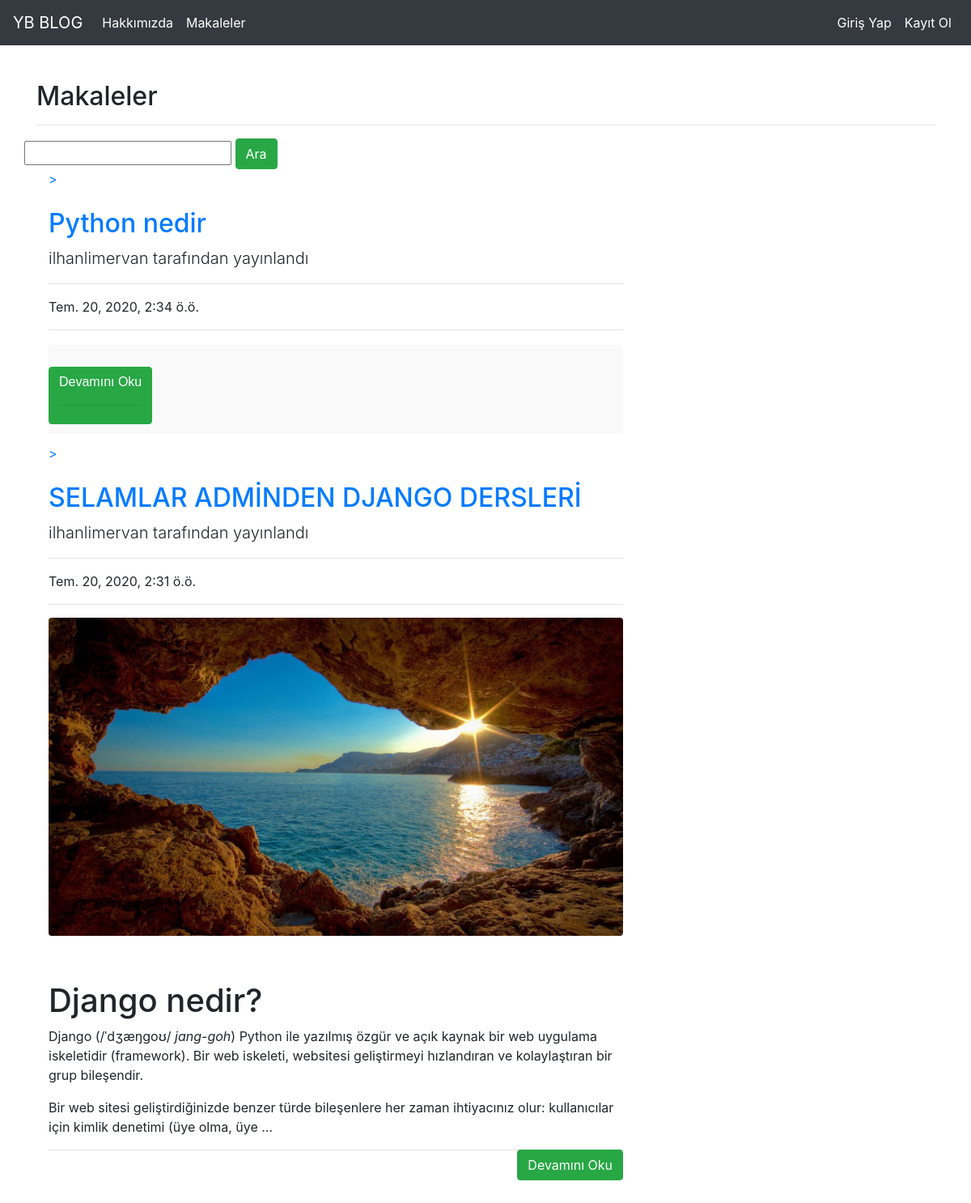
The app's page /articles/ with its own data.
### article/models.py (models this page shows, shortened)
class Article(models.Model):
    author = models.name = models.ForeignKey("auth.User",on_delete =models.CASCADE ,verbose_name="Yazar")      # BAŞKA Bir tabloyu referans aldık(auth.User).   Burdaki userimiz silinirse burdaki usere özgü bütün veriler silinmiş olucak.
    title=models.name = models.CharField(max_length=50,verbose_name="Başlık")  #verbase_name= türkçe yazmak için yazıyoruz hepsinin sonuna
    content=RichTextField()      # content= models.TextField(verbose_name="İçerik")
    created_date = models.DateTimeField(auto_now_add=True,verbose_name="Oluşturulma Tarihi")
    article_image=models.FileField(blank=True, null=True,verbose_name="Makaleye Fotğraf Ekleyin") #makalelerimize foto eklemek için bu makalemiz hem fotolu olabilir hemde fotosuz.
    class Meta:
       ordering = ['-created_date']       #En son eklenen makalemiz ilk eklenecek

### article/views.py (the view)
# urls.py: path('',views.articles,name="articles"),
def articles(request):
    keyword=request.GET.get("keyword")
    if keyword:
        articles=Article.objects.filter(title__contains =keyword)
        return render(request,"articles.html",{"articles":articles})
    articles=Article.objects.all()   #tüm artikıllarımızı alır ve bir tane listeye atar
    return render(request,"articles.html",{"articles":articles})

### templates/articles.html (shortened to what this page needs)
{% extends "layout.html" %}
{% block body %}
            <h2>Makaleler</h2>
            <hr>
            <div class="row">
                <form>
                    <input type="text" name="keyword" class="input-sm" >
                <button type="submit" class="btn btn-success">Ara</button>
            </form>
            </div>
{% if articles %}
{% for article in articles  %}
  <div class="container">
    <div class="row">
      <div class="col-lg-8">
        <a href="{% url 'article:detail' article.id %}">><h2 class="mt-4">{{article.title}}</h2></a>
        <p class="lead">
         {{article.author.username}} tarafından yayınlandı
        </p>
        <hr>
        <p>{{article.created_date}}</p>
        <hr>
        {% if article.article_image %}
        <a href="{% url 'article:detail' article.id %}"><img class="img-fluid rounded" src="{{article.article_image.url}}" alt=""></a>
        {% endif %}
        <p class="lead">
        {{article.content|safe|truncatewords:47}}
        </p>
        <a style="float:right;" href="{% url 'article:detail' article.id %}" class="btn btn-success">Devamını Oku</a>
        <hr>
    </div>
    </div>
    </div>
{% endfor %}
{% endif %}
{% endblock body %}

### records on screen
Article: title "Python nedir", author.username "ilhanlimervan", created_date "Tem. 20, 2020, 2:34 ö.ö."
Article: title "SELAMLAR ADMİNDEN DJANGO DERSLERİ", author.username "ilhanlimervan", created_date "Tem. 20, 2020, 2:31 ö.ö.", article_image (picture), content "Django nedir? Django (/ˈdʒæŋɡoʊ/ jang-goh ) Python ile yazılmış özgür ve açık kaynak bir web uygulama iskeletidir (framework). Bir web iskeleti, websitesi geliştirmeyi hızlandıran ve kolaylaştıran bir grup bileşendir. Bir web sitesi geliştirdiğinizde benzer türde bileşenlere her zaman ihtiyacınız olur: kullanıcılar için kimlik denetimi (üye olma, üye …"
